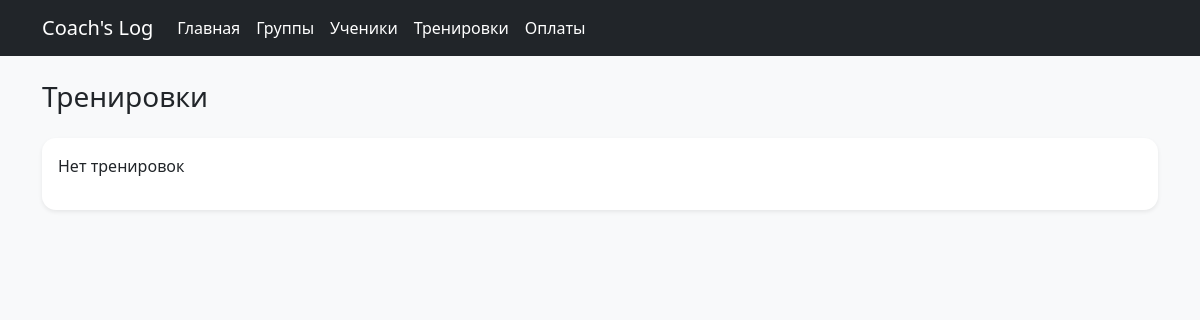
Before: /trainings-page with the older database file.
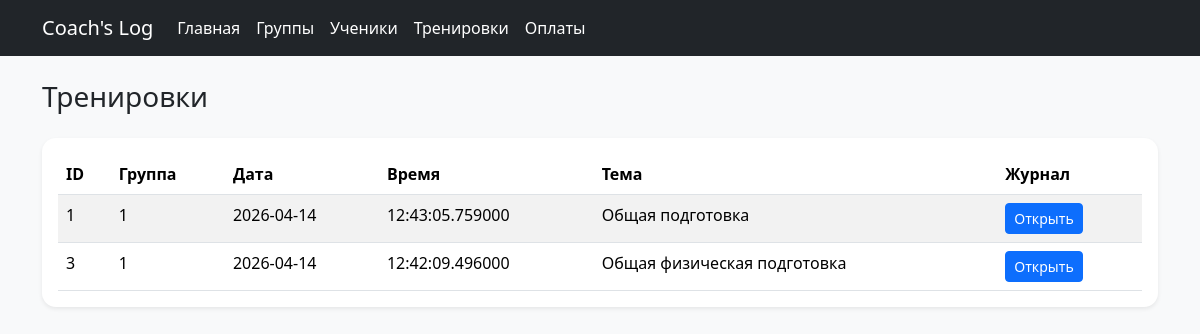
After: the same page with the newer database file.
### app/models/training.py (models this page shows)
class Training(Base):
    __tablename__ = "trainings"
    id: Mapped[int] = mapped_column(primary_key=True, index=True)
    group_id: Mapped[int] = mapped_column(ForeignKey("groups.id"), nullable=False)
    training_date: Mapped[date] = mapped_column(Date, nullable=False)
    training_time: Mapped[time] = mapped_column(Time, nullable=False)
    topic: Mapped[str | None] = mapped_column(String(255), nullable=True)
    group: Mapped["Group"] = relationship(back_populates="trainings")
    attendances: Mapped[list["Attendance"]] = relationship(
        back_populates="training",
        cascade="all, delete-orphan"
    )

### app/routers/pages.py (the view)
@router.get("/trainings-page", response_class=HTMLResponse)
def trainings_page(request: Request, db: Session = Depends(get_db)):
    trainings = db.query(Training).order_by(Training.id).all()
    return templates.TemplateResponse(
        request=request,
        name="trainings/list.html",
        context={
            "request": request,
            "trainings": trainings,
        },
    )

### app/templates/trainings/list.html (shortened to what this page needs)
{% extends "base.html" %}
{% block content %}
<h1 class="h3 mb-4">Тренировки</h1>
<div class="card shadow-sm">
    <div class="card-body">
        {% if trainings %}
        <div class="table-responsive">
            <table class="table table-striped">
                <thead>
                    <tr>
                        <th>ID</th>
                        <th>Группа</th>
                        <th>Дата</th>
                        <th>Время</th>
                        <th>Тема</th>
                        <th>Журнал</th>
                    </tr>
                </thead>
                <tbody>
                    {% for t in trainings %}
                    <tr>
                        <td>{{ t.id }}</td>
                        <td>{{ t.group_id }}</td>
                        <td>{{ t.training_date }}</td>
                        <td>{{ t.training_time }}</td>
                        <td>{{ t.topic }}</td>
                        <td>
    <a href="/attendance-page/{{ t.id }}" class="btn btn-sm btn-primary">
        Открыть
    </a>
</td>
                    </tr>
                    {% endfor %}
                </tbody>
            </table>
        </div>
        {% else %}
        <p>Нет тренировок</p>
        {% endif %}
    </div>
</div>
{% endblock %}

Changed rows visible on the page:
added Training: id "1", group_id "1", training_date "2026-04-14", training_time "12:43:05.759000", topic "Общая подготовка"
added Training: id "3", group_id "1", training_date "2026-04-14", training_time "12:42:09.496000", topic "Общая физическая подготовка"
Other visible differences:
text no longer shown: "Нет тренировок"
text now shown: "ID Группа Дата Время Тема Журнал"
